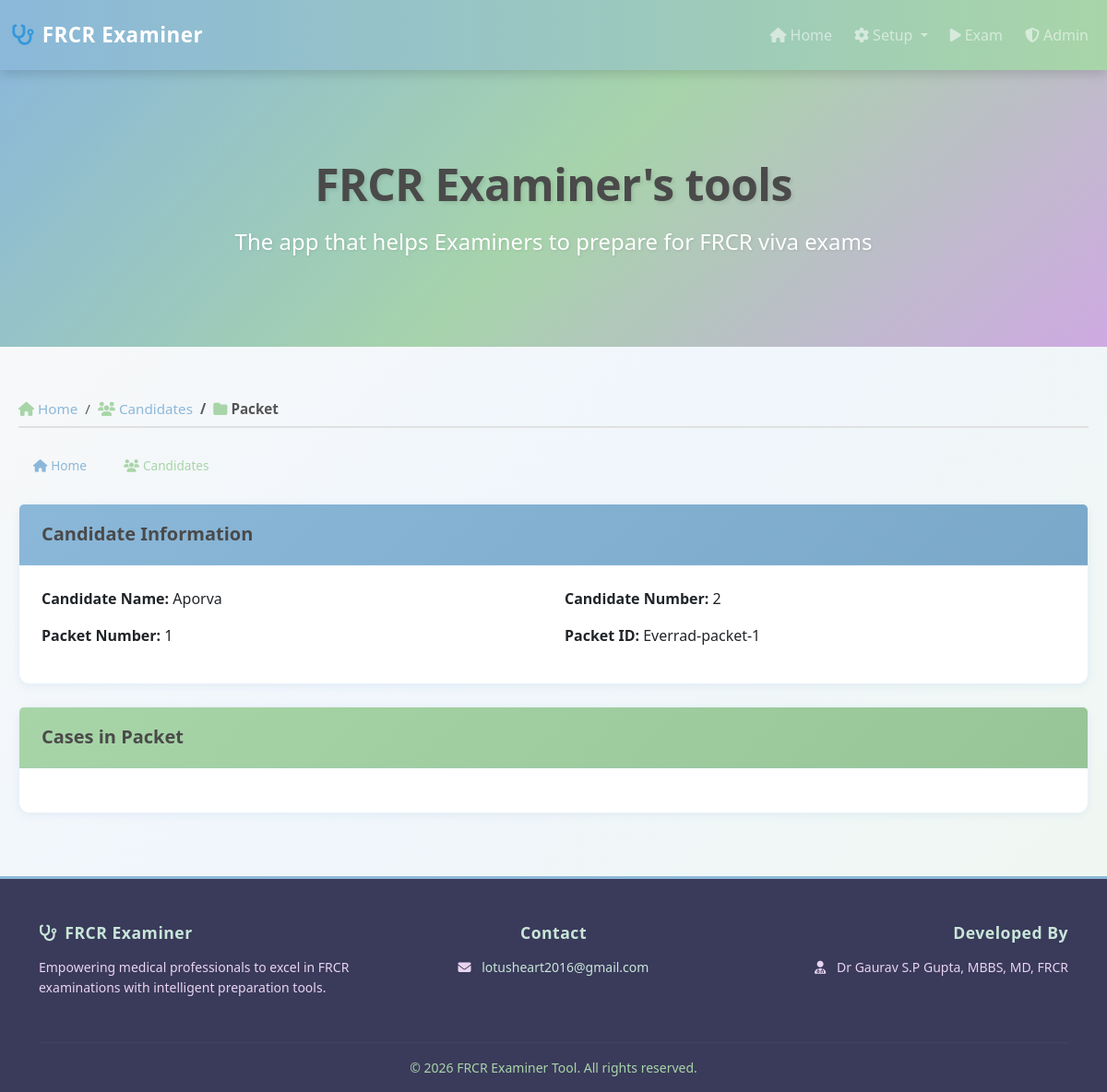
Screenshot of /view-packet/1 with the database file from the repository.
### models.py (models this page shows, shortened)
class Candidate(db.Model):
    id = db.Column(db.Integer, primary_key=True)
    exam_id = db.Column(db.Integer, db.ForeignKey('exam_session.id'), nullable=False)
    candidate_name = db.Column(db.String(120), nullable=False)
    candidate_number = db.Column(db.Integer, nullable=False)  # 1-4
    packet_number = db.Column(db.Integer, nullable=False)  # Maps to packet 1-4

class Packet(db.Model):
    id = db.Column(db.Integer, primary_key=True)
    exam_id = db.Column(db.Integer, db.ForeignKey('exam_session.id'), nullable=False)
    packet_number = db.Column(db.Integer, nullable=False)  # 1-4
    packet_id = db.Column(db.String(50), nullable=False)  # e.g., FORM001, FORM002
    cases = db.relationship('Case', backref='packet', lazy=True, cascade='all, delete-orphan')

### app.py (the view)
@app.route('/view-packet/<int:candidate_id>')
def view_packet(candidate_id):
    candidate = Candidate.query.get(candidate_id)
    if not candidate:
        return redirect(url_for('start_exam'))
    packet = Packet.query.filter_by(
        exam_id=candidate.exam_id,
        packet_number=candidate.packet_number
    ).first()
    session['current_candidate_id'] = candidate_id
    session['current_packet_id'] = packet.id if packet else None
    return render_template('view_packet.html', candidate=candidate, packet=packet)

### templates/view_packet.html (shortened to what this page needs)
{% extends "base.html" %}
{% block content %}
<div class="row">
    <div class="col-md-12">
        <nav aria-label="breadcrumb" class="mb-4">
            <ol class="breadcrumb breadcrumb-custom">
                <li class="breadcrumb-item"><a href="/"><i class="fas fa-home me-1"></i>Home</a></li>
                <li class="breadcrumb-item"><a href="/start-exam"><i class="fas fa-users me-1"></i>Candidates</a></li>
                <li class="breadcrumb-item active"><i class="fas fa-folder me-1"></i>Packet</li>
            </ol>
        </nav>
        <div class="mb-4 d-flex flex-wrap gap-2 justify-content-between align-items-center">
            <div class="quick-nav-group">
                <a href="/" class="btn btn-sm btn-outline-primary" title="Go back to Home">
                    <i class="fas fa-home me-1"></i>Home
                </a>
                <a href="/start-exam" class="btn btn-sm btn-outline-secondary" title="View all candidates">
                    <i class="fas fa-users me-1"></i>Candidates
                </a>
            </div>
        </div>
        {% if candidate and packet %}
        <div class="card mb-4">
            <div class="card-header bg-primary text-white">
                <h5 class="mb-0">Candidate Information</h5>
            </div>
            <div class="card-body">
                <div class="row">
                    <div class="col-md-6">
                        <p><strong>Candidate Name:</strong> {{ candidate.candidate_name }}</p>
                    </div>
                    <div class="col-md-6">
                        <p><strong>Candidate Number:</strong> {{ candidate.candidate_number }}</p>
                    </div>
                    <div class="col-md-6">
                        <p><strong>Packet Number:</strong> {{ packet.packet_number }}</p>
                    </div>
                    <div class="col-md-6">
                        <p><strong>Packet ID:</strong> {{ packet.packet_id }}</p>
                    </div>
                </div>
            </div>
        </div>
        <div class="card">
            <div class="card-header bg-success text-white">
                <h5 class="mb-0">Cases in Packet</h5>
            </div>
            <div class="card-body">
            </div>
        </div>
        {% else %}
        <div class="alert alert-danger">
            <h4>Error</h4>
            <p>Could not load candidate or packet information.</p>
            <a href="/start-exam" class="btn btn-primary">Back to Exam</a>
        </div>
        {% endif %}
    </div>
</div>
{% endblock %}

### static/style.css (style rules this page uses)
:root { --pastel-blue: #8bb8d9; --pastel-green: #a8d5a8; --pastel-purple: #d4a5e8; --pastel-peach: #f5d9b8; --pastel-yellow: #f0e8b8; --pastel-lavender: #e8d4f0; --pastel-mint: #c8e6d9; --pastel-coral: #f5b8a8; --soft-bg-light: #faf9f7; --soft-bg-pale-blue: #f0f6fc; --soft-bg-pale-green: #f0f8f0; --soft-bg-pale-lavender: #f3eef8; --primary-color: #8bb8d9; --success-color: #a8d5a8; --danger-color: #f5b8a8; --warning-color: #f0e8b8; --light-bg: #faf9f7; }
body { font-family: 'Segoe UI', Tahoma, Geneva, Verdana, sans-serif; background: linear-gradient(135deg, #faf9f7 0%, #f0f6fc 50%, #f0f8f0 100%); background-attachment: fixed; padding: 0; margin: 0; display: flex; flex-direction: column; min-height: 100vh; }
.breadcrumb-custom { background-color: transparent !important; padding: 0.5rem 0 !important; margin-bottom: 0 !important; border-bottom: 2px solid #e0e0e0; }
.breadcrumb-custom .breadcrumb-item { font-size: 0.95rem; }
.breadcrumb-custom .breadcrumb-item a { color: #8bb8d9; text-decoration: none; transition: color 0.2s ease; font-weight: 500; }
.breadcrumb-custom .breadcrumb-item.active { color: #555; font-weight: 600; }
.breadcrumb-custom i { color: #a8d5a8; }
.quick-nav-group { display: flex; gap: 0.5rem; flex-wrap: wrap; }
.quick-nav-group .btn { border-radius: 20px; font-size: 0.85rem; padding: 0.4rem 1rem; transition: all 0.2s ease; white-space: nowrap; }
.quick-nav-group .btn-outline-primary { color: #8bb8d9; border-color: #8bb8d9; }
.quick-nav-group .btn-outline-secondary { color: #a8d5a8; border-color: #a8d5a8; }
.card { box-shadow: 0 2px 8px rgba(139, 184, 217, 0.15); border: 1px solid rgba(139, 184, 217, 0.2); margin-bottom: 20px; border-radius: 0.75rem; background-color: white; }
.card-header { border-bottom: 2px solid rgba(139, 184, 217, 0.1); padding: 1.25rem 1.5rem; background: linear-gradient(90deg, #f0f6fc 0%, #f0f8f0 100%); }
.card-body { padding: 1.5rem; }
.btn { border-radius: 0.5rem; font-weight: 500; padding: 0.575rem 1.25rem; transition: all 0.2s ease-in-out; border: none; }
.btn-sm { padding: 0.375rem 0.75rem; font-size: 0.875rem; }
.bg-primary { background: linear-gradient(135deg, #8bb8d9 0%, #7aa8c9 100%) !important; }
.bg-success { background: linear-gradient(135deg, #a8d5a8 0%, #97c597 100%) !important; }
h1, h2, h3, h4, h5, h6 { color: #4a4a4a; font-weight: 600; }

### rows the page displays
Candidate: candidate_name "Aporva", candidate_number "2"
Packet: packet_number "1", packet_id "Everrad-packet-1"
